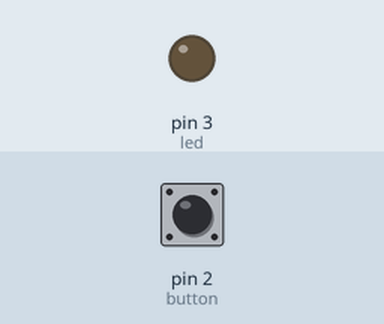
Simulated run of this sketch. Board: Arduino Uno, built with avr-gcc and run on an emulated ATmega328P. On the bench: output pins drawn as LEDs (lit = HIGH). The inputs (shaded band) are chosen by the test bench; at power-on: pin 2 (button) LOW.

Above: at 1.2 s.
1.3 s: pin 2 (button) pulled HIGH for 0.15 s
At 1.4 s:
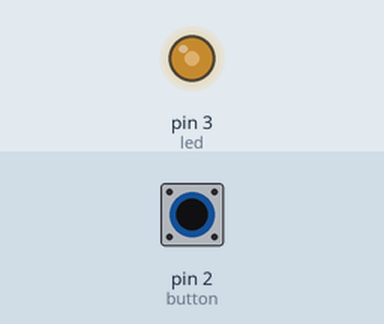
3.0 s: pin 2 (button) pulled HIGH for 1 s
At 4.6 s:
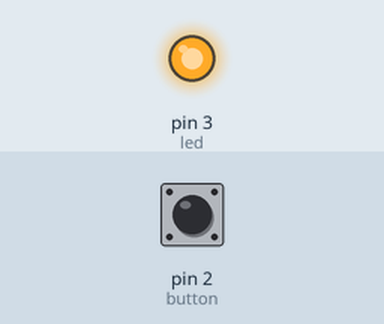
5.5 s: pin 2 (button) pulled HIGH for 3.2 s
At 6.9 s:
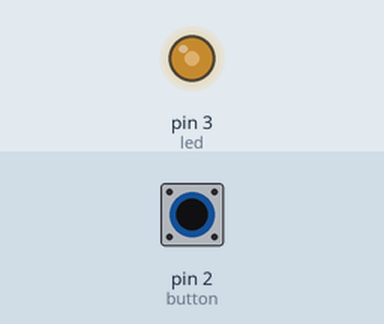
10.2 s: pin 2 (button) pulled HIGH for 0.15 s
At 11.6 s:
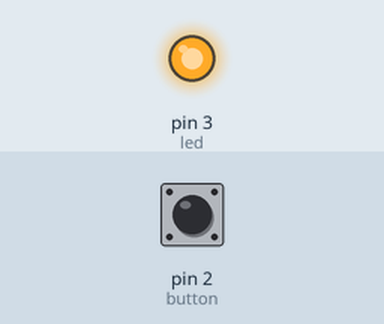
Timing chart, 0 to 12.9 s (numbered marks = the images above; inputs shaded):
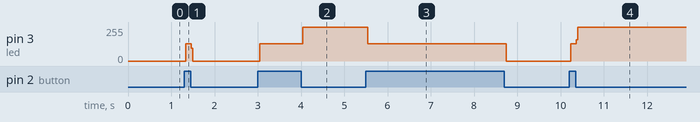

The sketch:

on_off.ino
```cpp
const int button = 2;            // GPIO 8 for the button
const int led =3;                // GPIO 7 for the LED
int ledflag=0;                   // LED status flag
void setup()
{
  pinMode(button,INPUT);         // define button as an input
  pinMode(led,OUTPUT);           // define LED as an output
  digitalWrite(led,LOW);         // turn output off just in case
}

void loop()
{
  if (digitalRead(button)==HIGH){ // if button is pressed
    if (ledflag==0) {             // and the status flag is LOW
      ledflag=1;                  // make status flag HIGH
      digitalWrite(led,HIGH);     // and turn on the LED
      }                           //
    else {                        // otherwise...
      ledflag=0;                  // make status flag LOW
      digitalWrite(led,LOW);      // and turn off the LED
    }
  delay(0);                    // wait a sec for the
  }
}
```

Measured:
- after the input at 1.3 s, pin 3 (led): 0/255 → 128/255 at once, → 0/255 0.12 s later
- after the input at 3.0 s, pin 3 (led): 0/255 → 128/255 at once, → 255/255 1.0 s later
- after the input at 5.5 s, pin 3 (led): 255/255 → 128/255 at once, → 0/255 3.2 s later
- after the input at 10.2 s, pin 3 (led): 0/255 → 128/255 at once, → 255/255 0.12 s later
